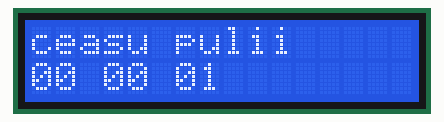
Recording of a sketch running on a simulated Arduino Uno, built with avr-gcc and run on an emulated ATmega328P. Parts: 16×2 character LCD.

Above: at 1.1 s.
At 5.1 s:
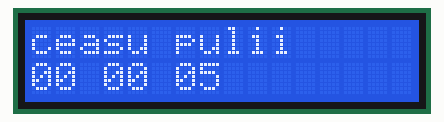
At 10.1 s:
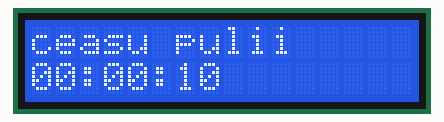
At 20.1 s:
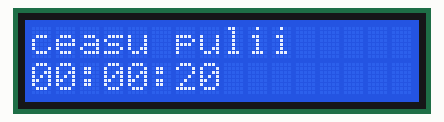
At 29.1 s:
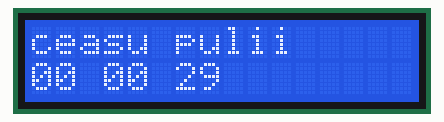
At 39.1 s:
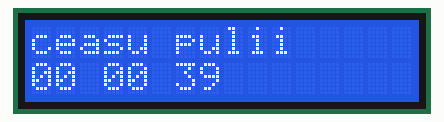

The sketch:

CEAS_LCD.ino
```cpp
#include <LiquidCrystal.h>
LiquidCrystal lcd(7,6,5,4,3,2);

void setup() {
  Serial.begin(9600);

  delay(1000);
  lcd.begin(16, 2);
  lcd.setCursor(0, 0);
    lcd.print("ceasu pulii");
  // print out the date
}
  //thhis is a list of int variables used in this clock program
int s=0;
int sec=0;
int hrs=0;
int minutes=0;
int initialHours = 00;//variable to initiate hours
int initialMins = 0;//variable to initiate minutes
int initialSecs = 00;//variable to initiate seconds

//this method is for seconds
int seconds()
{
    s = initialHours*3600;
    s = s+(initialMins*60);
    s = s+initialSecs;
    s = s+(millis()/1000);
    return s;
}
//this method is for hours
int hours()
{
    hrs = seconds();
    hrs = hrs/3600;
    hrs = hrs%24;
    return hrs;
}
//this method is for minutes
int mins()
{
    minutes = seconds();
    minutes = minutes/60;
    minutes = minutes%60;
    return minutes;
}

int secs()
{
    sec = seconds();
    sec = sec%60;
    return sec;
}
//this loop will conintue to keep looping so that the time can go as follows
void loop(){
    digitalClockDisplay();
}
void printDigits(byte digits){
    if(digits < 10)
        lcd.print('0');
    lcd.print(digits);
}
char sep()
{
    s = millis()/1000;
    if(s%2==0)
    {
        lcd.print(":");
    }
    else {
        lcd.print(" ");
    }
}
void digitalClockDisplay(){
    lcd.setCursor(0,1);

    printDigits(
    hours());
    sep();
    printDigits(mins());
    sep();
    printDigits(secs());
}
```

Measured:
- what the display in image 0 shows lasts 0.9 s, from 1.1 s to 2.0 s
- what the display in image 1 shows lasts 1.0 s, from 5.0 s to 6.0 s
